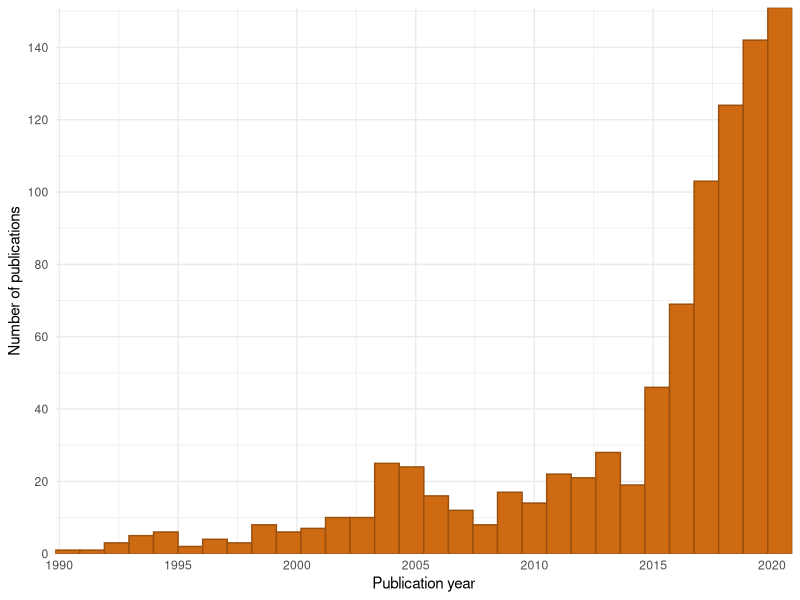
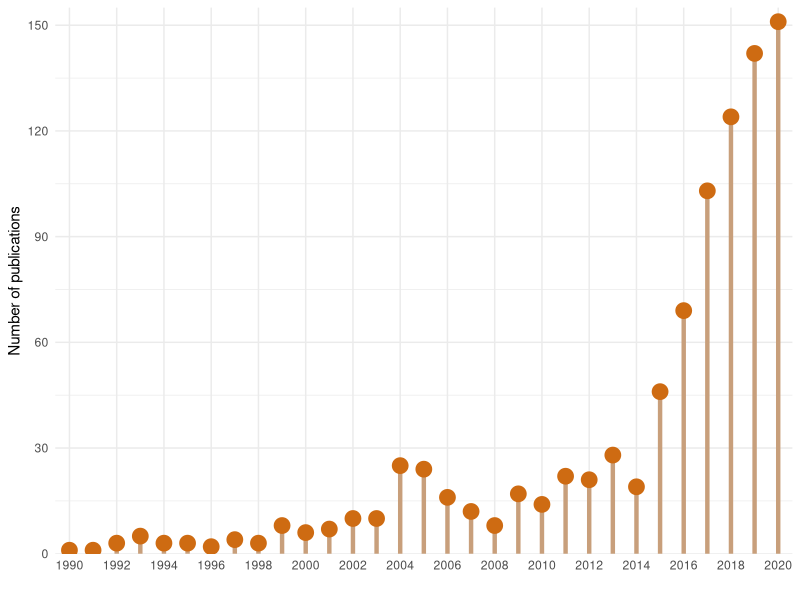
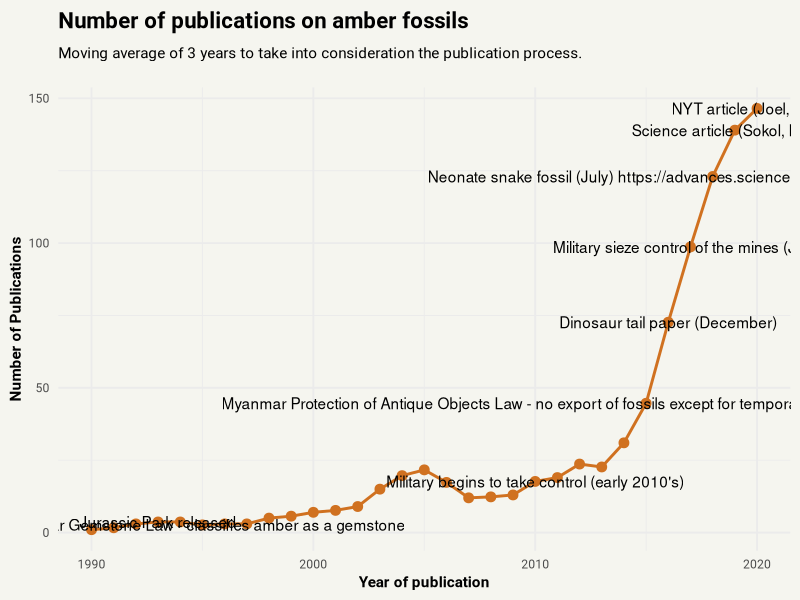
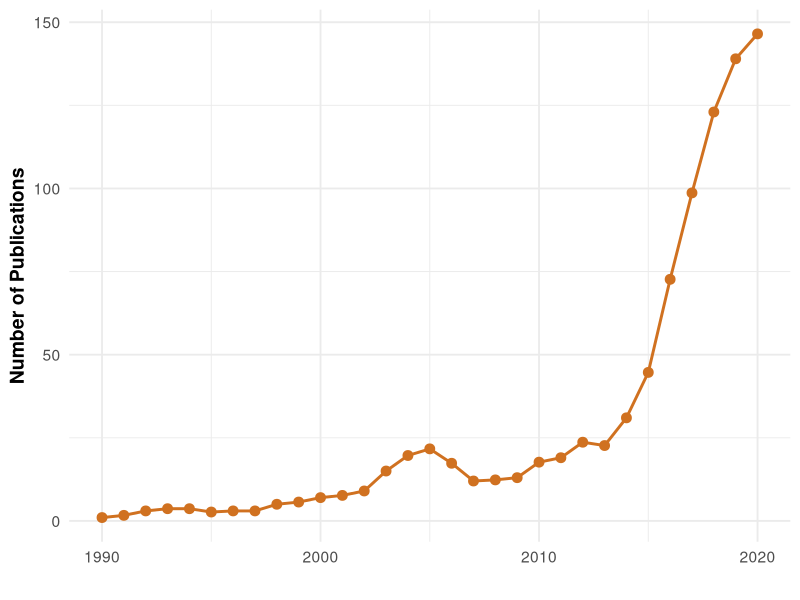
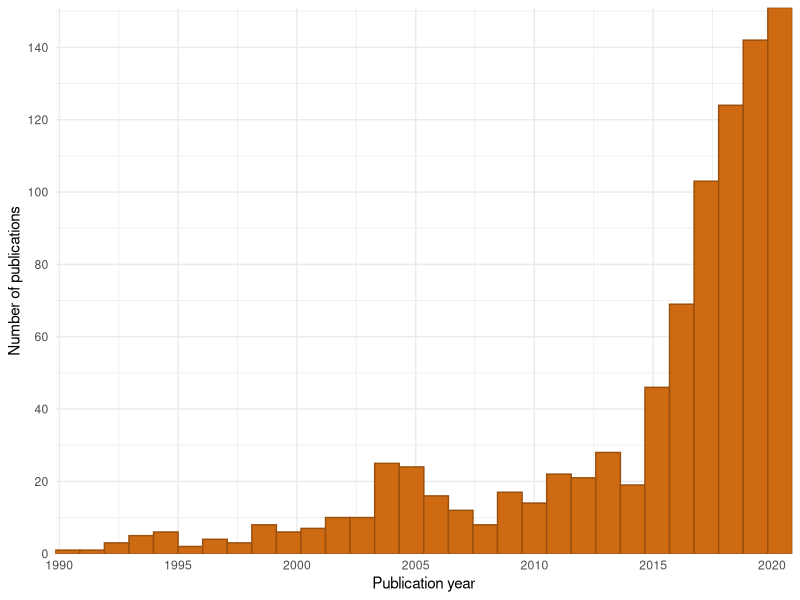
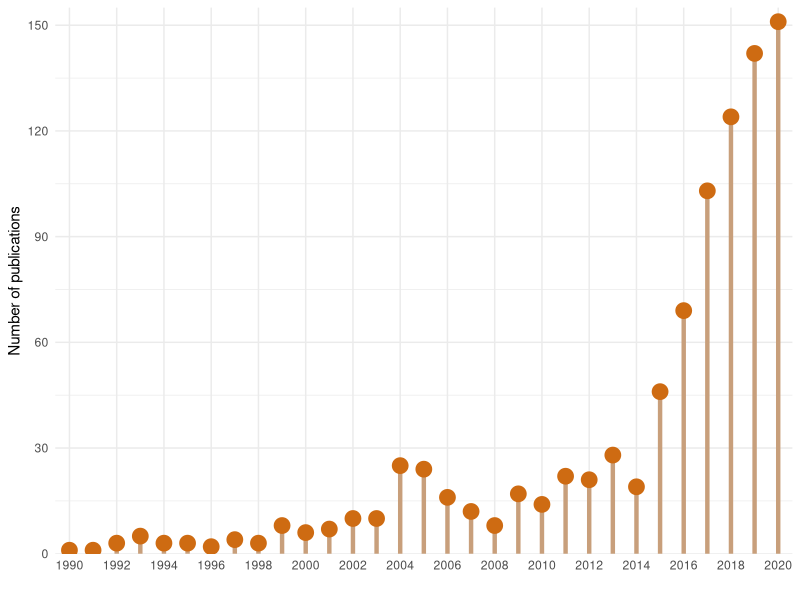
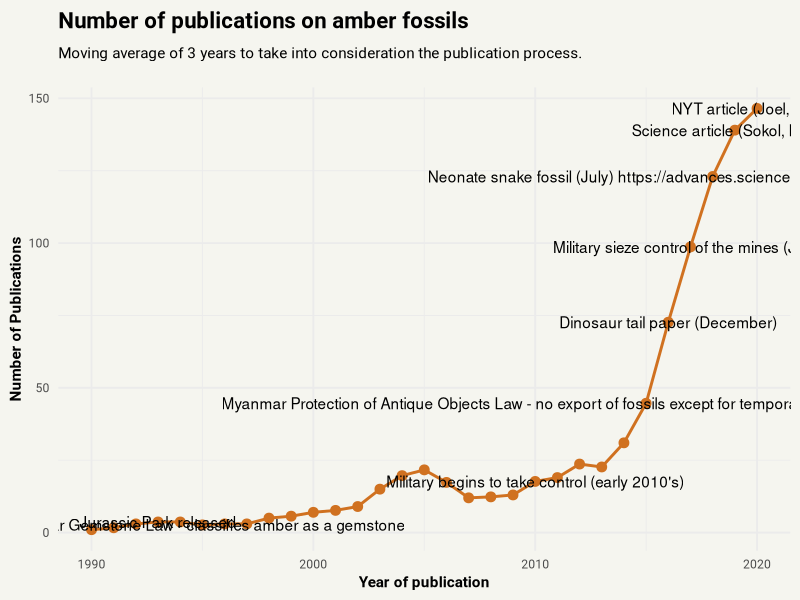
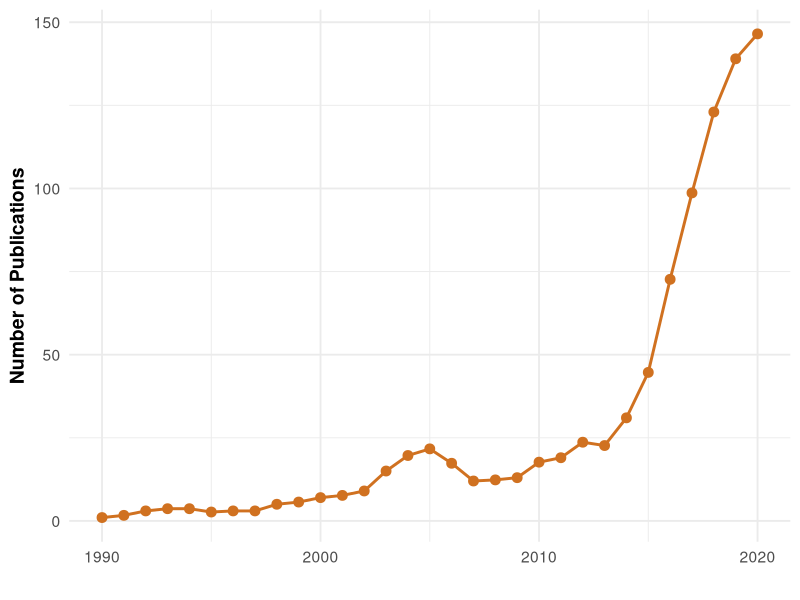

Write R code to recreate these figures, in order. (Note: this script raises an error after producing the figures.)
# _________________________
#
#  Web of Science data
#
# _________________________

library(tidyverse)

## Import full dataset
WOS_data <-  read.csv("./data/webofscience.csv", skip = 4, header = T)
glimpse(WOS_data) # have a peek


## Subset to last 30 years:
WOS_data_30 <- subset(WOS_data, Publication.Year >+ 1989)
#hist(WOS_data_30$Publication.Year, breaks = 30)


## Make it faaaaaaancy ;)

pubs_per_yr <- ggplot(data=WOS_data_30, aes(Publication.Year)) +
  geom_histogram(col="#9B4F0C", fill="#CE6B12", bins = 30) + # Canva social science lesson colour scheme
  theme_minimal() + labs(x = "Publication year", y = "Number of publications") +
  scale_x_continuous(breaks = seq(1990, 2020, 5), expand = c(0, 0)) +
  scale_y_continuous(breaks = seq(0, 144, 20), expand = c(0, 0))
pubs_per_yr
ggsave("./plots/pubs_per_yr_hist.pdf", plot = pubs_per_yr, width = 30, height = 12, units = "cm")



## Lollipop, lollipop, oh lolly lolly lollipop :)

## Get frequency table for publications per year
pubs_year <- as.data.frame(table(WOS_data_30$Publication.Year))
names(pubs_year)[1] <- "Year" # rename column headings
names(pubs_year)[2] <- "total_pubs"
head(pubs_year)


pubs_per_yr_lollipop <- ggplot(data=pubs_year, aes(x=Year, y = total_pubs)) +
  geom_segment(aes(x=Year, xend=Year, y = 0, yend = total_pubs), color="#C89F7B", size=1.5) +
  geom_point(colour = "#CE6B12", size = 5) + # Canva social science lesson colour scheme
  theme_minimal() + labs(x = "", y = "Number of publications") +
  scale_x_discrete(breaks = seq(1990, 2020, 2)) +
  scale_y_continuous(limits = c(0, 155), breaks = seq(0, 155, 30), expand = c(0, 0))
pubs_per_yr_lollipop

ggsave("./plots/pubs_per_yr_lollipop.pdf", plot = pubs_per_yr_lollipop, width = 25, height = 15, units = "cm")


#PaleoPercs
WOS_summary <- WOS_data_30 %>% group_by(Publication.Year) %>% 
  tally() %>% 
  mutate(ra = caTools::runmean(n, 3, alg="C"))

theme_set(theme_minimal(base_size=14) %+replace%
            theme(legend.title = element_text(
              face="bold"),
              text=element_text(family="Roboto"),
              axis.title = element_text(face="bold"),
              legend.position="bottom",
              plot.background = element_rect(fill="#f5f5ef", colour=NA),
              plot.title = element_text(face="bold", hjust=0, size=16))
)

timeline <- read.csv(file.path("data", "timeline.csv"))
timeline <- timeline[timeline$Events != "",]

timeline <- merge(WOS_summary, timeline[,c(1,2)], by.x="Publication.Year", by.y="Year")

google <- read.csv(file.path("data", "google_trends.csv"), skip=2)
colnames(google) <- c("Date", "Freq")
google$year <- gsub(".*/(\\d+{4})$", "\\1", google$Date)

google_summary <- google %>% group_by(year) %>% 
  summarise(n=sum(Freq))

ggplot(data=WOS_summary, aes(x=Publication.Year, y=ra)) + 
  geom_line(size=1, col="#d07120ff") + 
  geom_point(size=3, col="#d07120ff") +
  geom_text(data=timeline, aes(x=Publication.Year, y=ra, label=Events), inherit.aes = FALSE)+
  labs(x="Year of publication", 
       y="Number of Publications",
       subtitle = "\nMoving average of 3 years to take into consideration the publication process.\n") +
  ggtitle("Number of publications on amber fossils") 

ggsave(file.path("plots", "PaleoPercs_timeline.svg"), 
       w=8, h=5
)

## PalAss

theme_set(theme_minimal(base_size=14) %+replace%
            theme(legend.title = element_text(
              face="bold"),
              axis.title = element_text(face="bold"),
              legend.position="bottom",
              plot.title = element_text(face="bold", hjust=0, size=16))
)

ggplot(data=WOS_summary, aes(x=Publication.Year, y=ra)) + 
  geom_line(size=1, col="#d07120ff") + 
  geom_point(size=3, col="#d07120ff") +
  labs(x="", y="Number of Publications")

ggsave(file.path("plots", "PalAss_timeline.pdf"), 
       w=10, h=5
)




# Funding

funding_organisations <- WOS_data_30[grep("amber", WOS_data_30$Article.Title),]$Funding.Orgs
funding_organisations <- funding_organisations[funding_organisations!= ""]
funding_organisations <- unlist(strsplit(funding_organisations, ";"))

funding_organisations <- gsub("(\\[.*\\])", "", funding_organisations) # remove funding numbers


funders <- data.frame(table(funding_organisations), stringsAsFactors = FALSE)
funders$funding_organisations <- as.character(funders$funding_organisations)

funders$country <- NA
funders$country[grep("China|Zhejiang|Chang-jiang|Shandong|CAS|Gansu|Tibet|Chinese|Beijing|Jiangsu|Shanghai|Capital Normal University|Guizhou|Nanjing|Guangzhou|Qingdao|Heibei", funders$funding_organisations)] <- "China"
funders$country[grep("Russia", funders$funding_organisations)] <- "Russia"
funders$country[grep("Japan", funders$funding_organisations)] <- "Japan"
funders$country[grep("DFG|Berlin|Alexander von Humboldt|German|Volkswagen", funders$funding_organisations)] <- "Germany"
funders$country[grep("Czech|Prague", funders$funding_organisations)] <- "Czechia"
funders$country[grep("Canada|Alberta", funders$funding_organisations)] <- "Canada"
funders$country[grep("Spain|Spanish", funders$funding_organisations)] <- "Spain"
funders$country[grep("NSF|U\\.S\\.|Utah|Paleontological Society|New York|Tennessee|US", funders$funding_organisations)] <- "USA"
funders$country[grep("Poland|Polish|Katowice", funders$funding_organisations)] <- "Poland"
funders$country[grep("CNRS|FNRS|Rennes|France|French", funders$funding_organisations)] <- "France"
funders$country[grep("Australia|Adelaide|Sydney", funders$funding_organisations)] <- "Australia"
funders$country[grep("CNPq|FAPESP", funders$funding_organisations)] <- "Brazil"
funders$country[grep("Slovak", funders$funding_organisations)] <- "Slovakia"
funders$country[grep("Europe", funders$funding_organisations)] <- "EU"
funders$country[grep("King Saud", funders$funding_organisations)] <- "Saudi Arabia"
funders$country[grep("KwaZulu", funders$funding_organisations)] <- "South Africa"
funders$country[grep("UNESCO", funders$funding_organisations)] <- "UN"
funders$country[grep("Hungar", funders$funding_organisations)] <- "Hungary"
funders$country[grep("HKU", funders$funding_organisations)] <- "Hong Kong"
funders$country[grep("Leban", funders$funding_organisations)] <- "Lebanon"


funders$funding_organisations[is.na(funders$country)]

#manual
write.csv(funders, file.path("output", "funding_organisations.csv"), row.names = FALSE)
